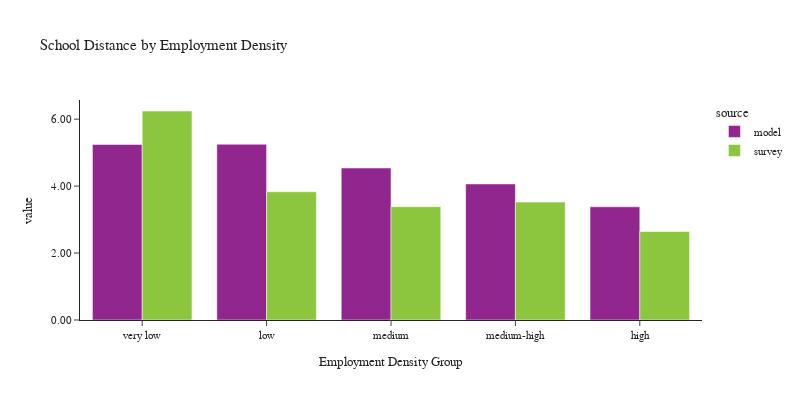

The notebook cell this image was saved under:
### Code cell
plot_school_location(df_students, 'emp_density_group', 'Employment Density', 'Employment Density Group')

### Figure 1 — Plotly figure (JSON) as saved in the notebook; plotly's stock layout.template omitted (floating-point values rounded to 4 significant figures)
{"data": [{"alignmentgroup": "True", "customdata": [[1], [1], [1], [1], [1]], "hovertemplate": "source=model<br>emp_density_group=%{x}<br>value=%{y}<br>sample count=%{customdata[0]}<extra></extra>", "legendgroup": "model", "marker": {"color": "#91268F", "pattern": {"shape": ""}}, "name": "model", "offsetgroup": "model", "orientation": "v", "showlegend": true, "textposition": "auto", "type": "bar", "x": ["very low", "low", "medium", "medium-high", "high"], "xaxis": "x", "y": [5.244, 5.251, 4.541, 4.064, 3.382], "yaxis": "y"}, {"alignmentgroup": "True", "customdata": [[1], [1], [1], [1], [1]], "hovertemplate": "source=survey<br>emp_density_group=%{x}<br>value=%{y}<br>sample count=%{customdata[0]}<extra></extra>", "legendgroup": "survey", "marker": {"color": "#8CC63E", "pattern": {"shape": ""}}, "name": "survey", "offsetgroup": "survey", "orientation": "v", "showlegend": true, "textposition": "auto", "type": "bar", "x": ["very low", "low", "medium", "medium-high", "high"], "xaxis": "x", "y": [6.244, 3.83, 3.385, 3.523, 2.644], "yaxis": "y"}], "layout": {"barmode": "group", "font": {"size": 11}, "height": 400, "legend": {"title": {"text": "source"}, "tracegroupgap": 0}, "title": {"text": "School Distance by Employment Density"}, "width": 800, "xaxis": {"anchor": "y", "domain": [0.0, 1.0], "title": {"text": "Employment Density Group"}}, "yaxis": {"anchor": "x", "domain": [0.0, 1.0], "tickformat": ".2f", "title": {"text": "value"}}}}
